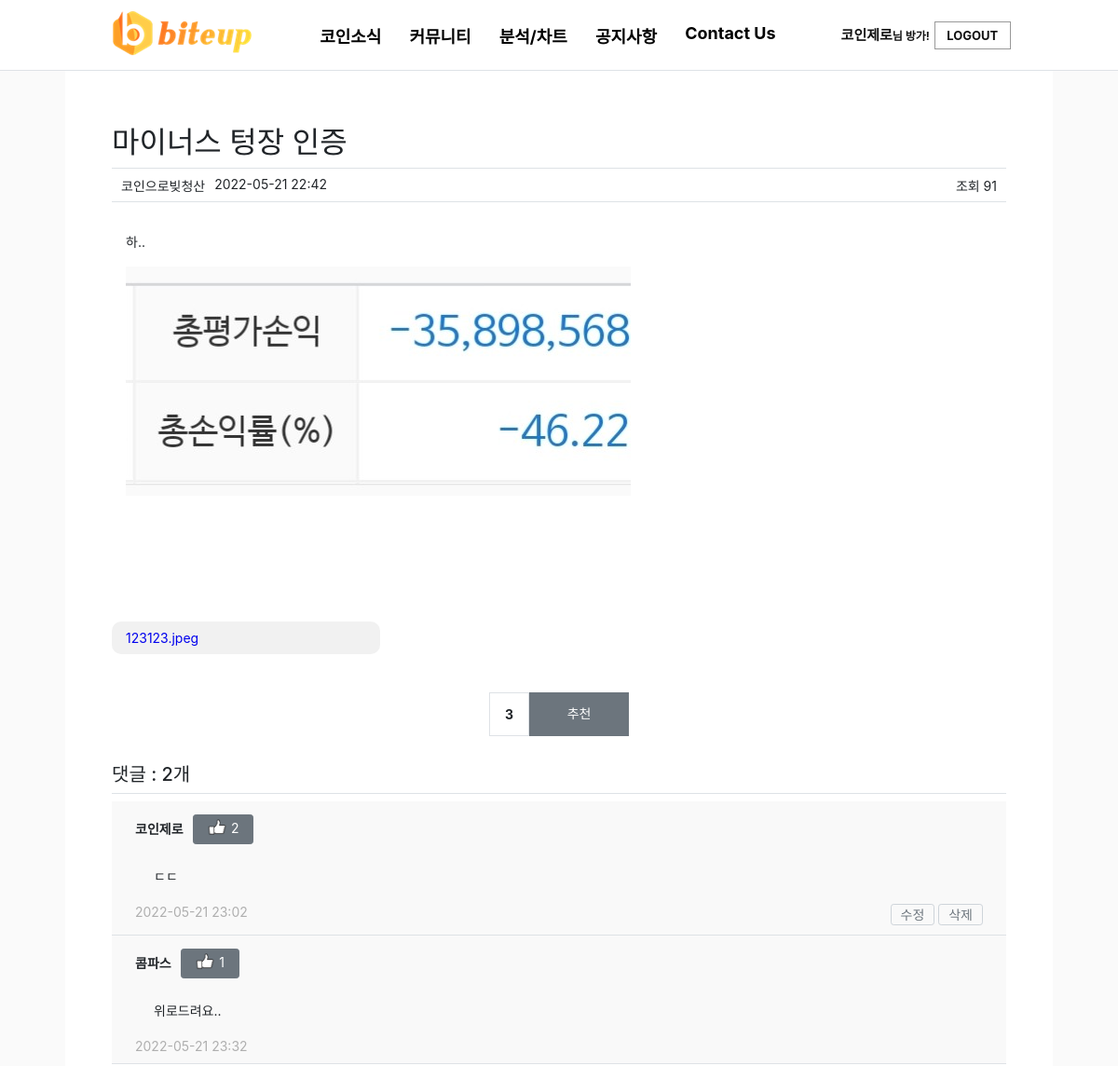
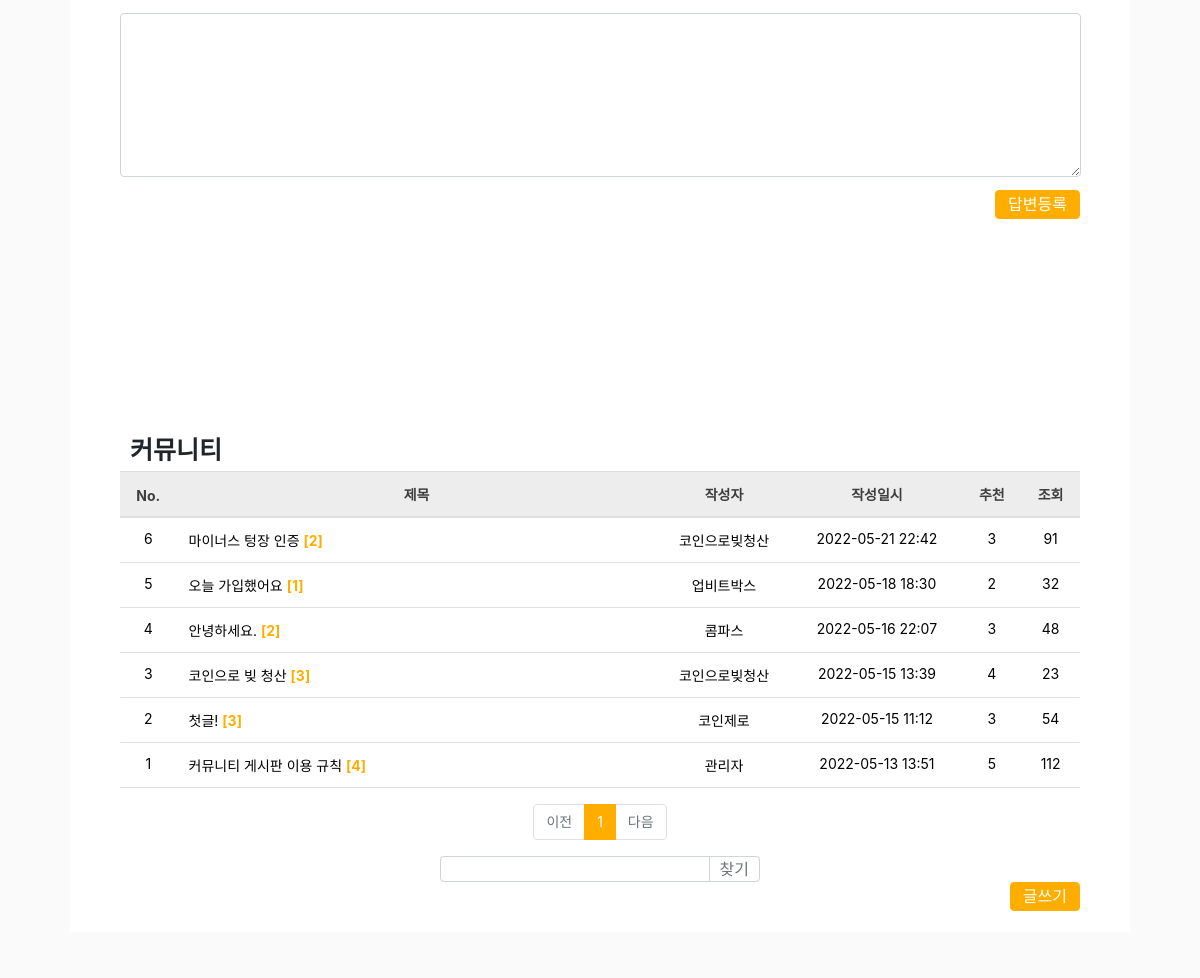
Page /community/detail/6/ (signed in, upper part) on the earlier database version (2 pictures, top to bottom).
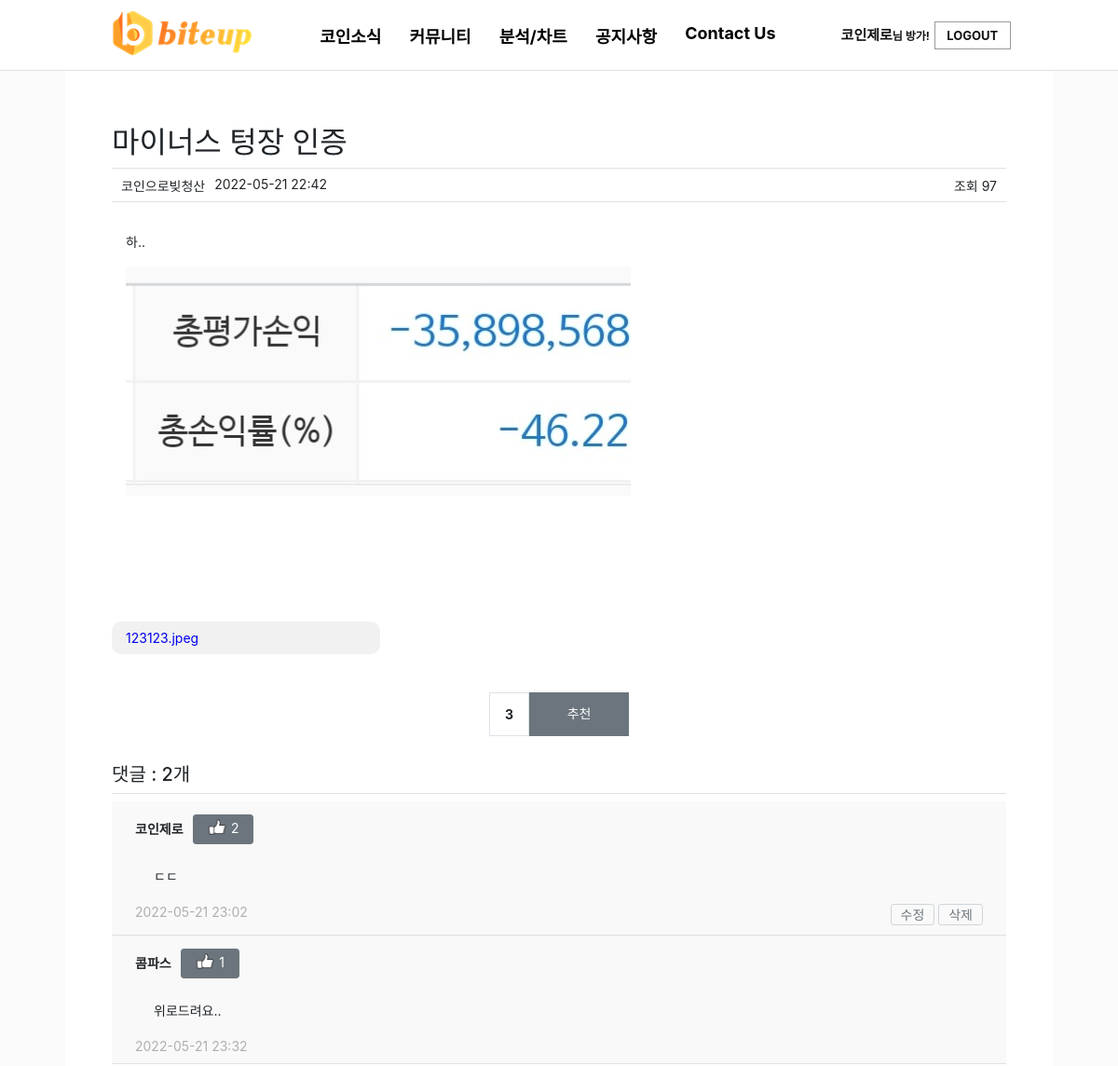
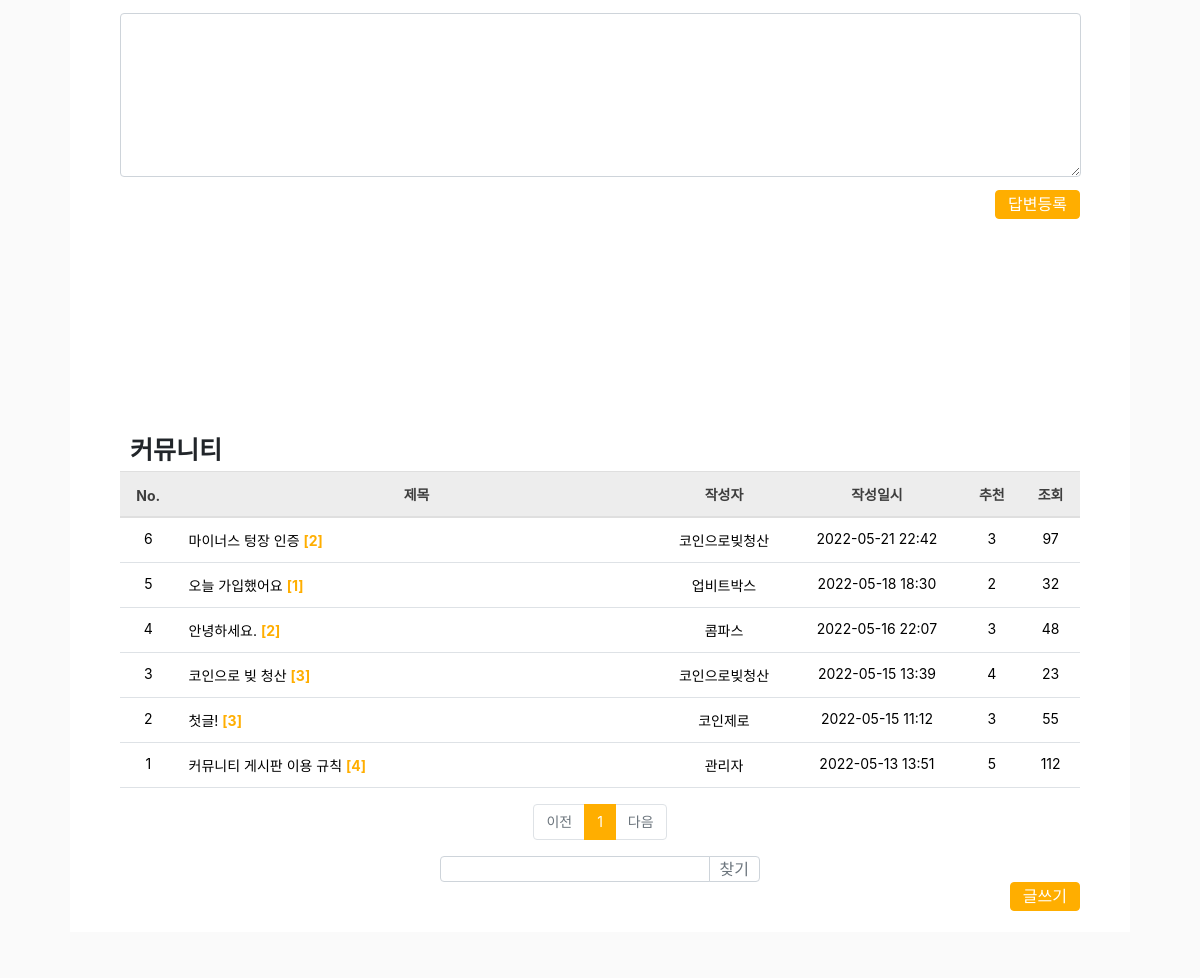
Same page on the later database version (2 pictures, top to bottom).
### pybo/models.py (models this page shows)
class User(db.Model):
    id = db.Column(db.Integer, primary_key=True)
    username = db.Column(db.String(150), unique=True, nullable=False)
    password = db.Column(db.String(200), nullable=False)
    email = db.Column(db.String(120), unique=True, nullable=False)
    passwd_answer = db.Column(db.String(200), unique=True, nullable=False)
    location = db.Column(db.String(64), nullable=False)
    about_me = db.Column(db.Text(), nullable=False)
    create_date = db.Column(db.DateTime(), nullable=False)

class Community(db.Model):
    id = db.Column(db.Integer, primary_key=True)
    subject = db.Column(db.String(200), nullable=False)
    content = db.Column(db.Text(), nullable=False)
    create_date = db.Column(db.DateTime(), nullable=False)
    user_id = db.Column(db.Integer, db.ForeignKey('user.id', ondelete='CASCADE'), nullable=False)
    user = db.relationship('User', backref=db.backref('community_set'))
    modify_date = db.Column(db.DateTime(), nullable=True)
    voter = db.relationship('User', secondary=community_voter, backref=db.backref('community_voter_set'))
    file = db.Column(db.String(50))
    hits = db.Column(db.Integer, nullable=True)

class Answer(db.Model):
    id = db.Column(db.Integer, primary_key=True)
    community_id = db.Column(db.Integer, db.ForeignKey('community.id', ondelete='CASCADE'))
    community = db.relationship('Community', backref=db.backref('answer_set'))
    content = db.Column(db.Text(), nullable=False)
    create_date = db.Column(db.DateTime(), nullable=False)
    user_id = db.Column(db.Integer, db.ForeignKey('user.id', ondelete='CASCADE'), nullable=False, server_default='1')
    user = db.relationship('User', backref=db.backref('answer_set'))
    modify_date = db.Column(db.DateTime(), nullable=True)
    voter = db.relationship('User', secondary=answer_voter, backref=db.backref('answer_voter_set'))

### pybo/views/community_views.py (the view, shortened to what this page needs)
@bp.route('/detail/<int:community_id>/')
@login_required
def detail(community_id):
    form = AnswerForm()
    community = Community.query.get_or_404(community_id)
    community.hits = community.hits + 1
    db.session.commit()
    page = request.args.get('page', type=int, default=1)
    kw = request.args.get('kw', type=str, default='')
    community_list = Community.query.order_by(Community.create_date.desc())
    community_list = community_list.paginate(page, per_page=10)
    return render_template('community/community_detail.html', community=community, form=form, community_list=community_list, page=page, kw=kw)

### pybo/templates/community/community_detail.html (shortened to what this page needs)
{% extends 'base.html' %}
{% block content %}
<div id="container my-3">
    <div id="contents" class="div-board create">
        <div class="container-warp list">
            <h2 class="border-bottom py-2">{{ community.subject }}</h2>
            <div class="border-bottom user">
                <div class="left-border">
                    <div class="border-username">{{ community.user.username }}</div>
                    <div class="border-date">{{ community.create_date|datetime }}</div>
                    <div class="border-customers">조회 {{ community.hits }}</div>
                </div>
            </div>
            <div class="row my-3">
                <div class="col-11">
                    <div class="card">
                        <div class="card-body">
                            <div class="card-text" style="white-space: pre-line;">
                                {{ community.content }}
                                {% if community.file != None %}
                                <img src="/community/file_download/{{ community.file }}">
                                {% endif %}
                            </div>
                        </div>
                    </div>
                    {% if community.file != None %}
                    <div class="card-file">
                        <a href="/community/file_download/{{ community.file }}">
                            <div class="card-file-body">{{ community.file }}</div>
                        </a>
                    </div>
                    {% endif %}
                </div>
            </div>
            <div class="voter-box">
                <div class="bg-light text-center p-3 border font-weight-bolder mb-1">{{
                    community.voter|length }}
                </div>
                <a data-uri="{{ url_for('vote.community', community_id=community.id) }}"
                   class="recommend btn btn-sm btn-secondary btn-block my-1">추천</a>
            </div>
            <h5 class="border-bottom my-3 py-2">댓글 : {{ community.answer_set|length }}개</h5>
            {% for answer in community.answer_set %}
            <div class="border-bottom background">
                <div class="row my-33">
                    <div class="col-11">
                        <div class="card my-3">
                            <div class="mb-2">
                                <div style="font-weight:bold">{{ answer.user.username }}</div>
                                <div style="margin-left:10px">
                                    <a id="goodButton" class="recommend btn btn-sm btn-secondary btn-block my-1"
                                       data-uri="{{ url_for('vote.answer', answer_id=answer.id) }}">
                            <span class="voter-number">
                                <img src="/static/good.png" style="height:17px;padding-bottom:5px;"/>
                                {{ answer.voter|length }}</span>
                                    </a>
                                </div>
                            </div>
                            <div class="card-body">
                                <div class="card-text" style="white-space: pre-line;">{{ answer.content }}</div>
                            </div>
                            <div style="display:block;">
                                <div style="display:inline;color:#afafaf">{{ answer.create_date|datetime }}
                                </div>
                                <div class="d-flex justify-content-end" style="display:inline;float:right;">
                                    {% if g.user == answer.user %}
                                    <div class="my-3">
                                        <a href="{{ url_for('answer.modify', answer_id=answer.id) }}"
                                           class="btn btn-sm btn-outline-secondary">수정</a>
                                        <a href="#" class="delete btn btn-sm btn-outline-secondary "
                                           data-uri="{{ url_for('answer.delete', answer_id=answer.id) }}">삭제</a>
                                    </div>
                                    {% elif g.user.email == "biteup@biteup.com" %}
                                    <div class="my-3">
                                        <a href="#" class="delete btn btn-sm btn-outline-secondary "
                                           data-uri="{{ url_for('answer.delete', answer_id=answer.id) }}">삭제</a>
                                    </div>
                                    {% endif %}
                                </div>
                            </div>
                        </div>
                    </div>
                </div>
            </div>
            {% endfor %}
            <form action="{{ url_for('answer.create', community_id=community.id) }}" method="post" class="my-3">
                <div class="form-group">
            <textarea {% if not g.user %} disabled {% endif %}
                      name="content" id="content" class="form-control" rows="10"></textarea>
                </div>
                <input type="submit" value="답변등록" class="btn btn-primary">
            </form>
        </div>
        <div class="container-warp list board">
            <div class="detail_list">커뮤니티</div>
            <table class="table">
                <thead>
                <tr class="text-center thead-dark">
                    <th>No.</th>
                    <th style="width:50%">제목</th>
                    <th>작성자</th>
                    <th>작성일시</th>
                    <th>추천</th>
                    <th>조회</th>
                </tr>
                </thead>
                <tbody>
                {% if community_list %}
                {% for community in community_list.items %}
                <tr class="text-center">
                    <td>{{ community_list.total - ((community_list.page-1) * community_list.per_page) - loop.index0 }}
                    </td>
                    <td class="text-left">
                        <a href="{{ url_for('community.detail', community_id=community.id) }}">
                            {{ community.subject}}
                            {% if community.answer_set|length > 0 %}
                            <em>[{{ community.answer_set|length }}]</em>
                        </a>
                        {% endif %}
                    </td>
                    <td>{{ community.user.username }}</td>
                    <td>{{ community.create_date|datetime }}</td>
                    <td>{{ community.voter|length }}</td>
                    <td>{{ community.hits }}</td>
                </tr>
                {% endfor %}
                {% else %}
                <tr>
                    <td colspan="3">내용이 없습니다.</td>
                </tr>
                {% endif %}
                </tbody>
            </table>
            <ul class="pagination justify-content-center">
                {% if community_list.has_prev %}
                <li class="page-item">
                    <a class="page-link" data-page="{{ community_list.prev_num }}" href="#">이전</a>
                </li>
                {% else %}
                <li class="page-item disabled">
                    <a class="page-link" tabindex="-1" aria-disabled="true" href="#">이전</a>
                </li>
                {% endif %}
                {% for page_num in community_list.iter_pages() %}
                {% if page_num %}
                {% if page_num != community_list.page %}
                <li class="page-item">
                    <a class="page-link" data-page="{{ page_num }}" href="#">{{ page_num }}</a>
                </li>
                {% else %}
                <li class="page-item active" aria-current="page">
                    <a class="page-link" href="#">{{ page_num }}</a>
                </li>
                {% endif %}
                {% else %}
                <li class="disabled">
                    <a class="page-link" href="#">...</a>
                </li>
                {% endif %}
                {% endfor %}
                {% if community_list.has_next %}
                <li class="page-item">
                    <a class="page-link" data-page="{{ community_list.next_num }}" href="#">다음</a>
                </li>
                {% else %}
                <li class="page-item disabled">
                    <a class="page-link" tabindex="-1" aria-disabled="true" href="#">다음</a>
                </li>
                {% endif %}
            </ul>
            <div class="col-4 input-group">
                <input type="text" class="form-control kw" value="{{ kw or '' }}" style="width:0;height:12px;">
                <div class="input-group-append">
                    <button class="btn btn-outline-secondary" type="button" id="btn_search">찾기</button>
                </div>
            </div>
            <a href="{{ url_for('community.create') }}" class="btn btn-primary">글쓰기</a>
        </div>
    </div>
</div>
{% endblock %}

### pybo/templates/base.html (shortened to what this page needs)
<!doctype html>
<html lang="ko">
<head>
    <link rel="stylesheet" href="{{ url_for('static', filename='bootstrap.min.css') }}">
    <link rel="stylesheet" href="{{ url_for('static', filename='style.css') }}">
</head>
<body style="overflow-x: hidden">
{% include "navbar.html" %}
{% block content %}
{% endblock %}
</body>
</html>

### pybo/templates/navbar.html (shortened to what this page needs)
<nav class="navbar navbar-expand-lg navbar-light bg-light border-bottom">
    <div class="collapse navbar-collapse flex-grow-0" id="navbarNav">
        <h1 id="logo">
        <a href="{{ url_for('index._list') }}">
        </a>
        </h1>
        <ul class="navbar-nav">
            <li class="nav-item ">
                <a class="nav-link" onclick="alert('현재 준비중입니다'); return false;" href="">
                    <span>코인소식</span>
                </a>
            </li>
            <li class="nav-item ">
                <a class="nav-link" href="{{ url_for('community._list') }}">
                    <span>커뮤니티</span>
                </a>
            </li>
            <li class="nav-item ">
                <a class="nav-link" href="{{ url_for('index.exchange') }}">
                    <span>분석/차트</span>
                </a>
            </li>
            <li class="nav-item ">
                <a class="nav-link" href="{{ url_for('notice._list') }}">
                    <span>공지사항</span>
                </a>
            </li>
            <li class="nav-item ">
                <a class="nav-link" href="{{ url_for('contact.qna') }}">
                    <span>Contact Us</span>
                </a>
            </li>
        </ul>
        <div class="member-desktop">
        {% if g.user %}
        <div class="navbar-out">
            <div class="nav-box ">
                <a class="nav-name" href="{{ url_for('profile.edit') }}">{{ g.user.username }}<span style="font-size:12px;">님 방가!</span></a>
            </div>
            <div class="nav-box ">
                <a class="nav-logout" href="{{ url_for('auth.logout') }}">LOGOUT</a>
            </div>
        </div>
        {% endif %}
            </div>
    </div>
</nav>

Differences in the rows shown:
changed Community "마이너스 텅장 인증": hits "91" → "97"
changed Community "첫글!": hits "54" → "55"
